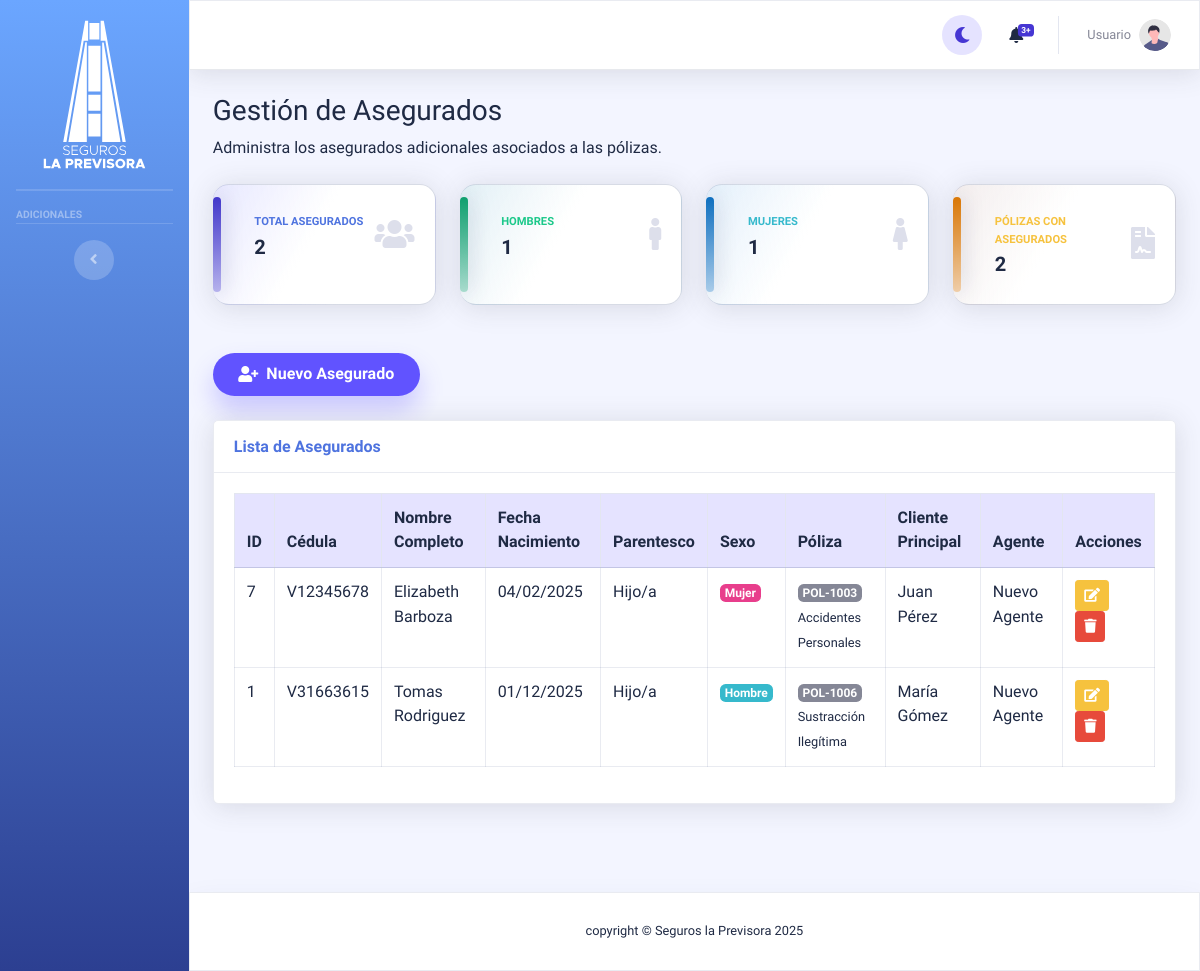
The page /vista/gestionAsegurado.php on the database as committed earlier.
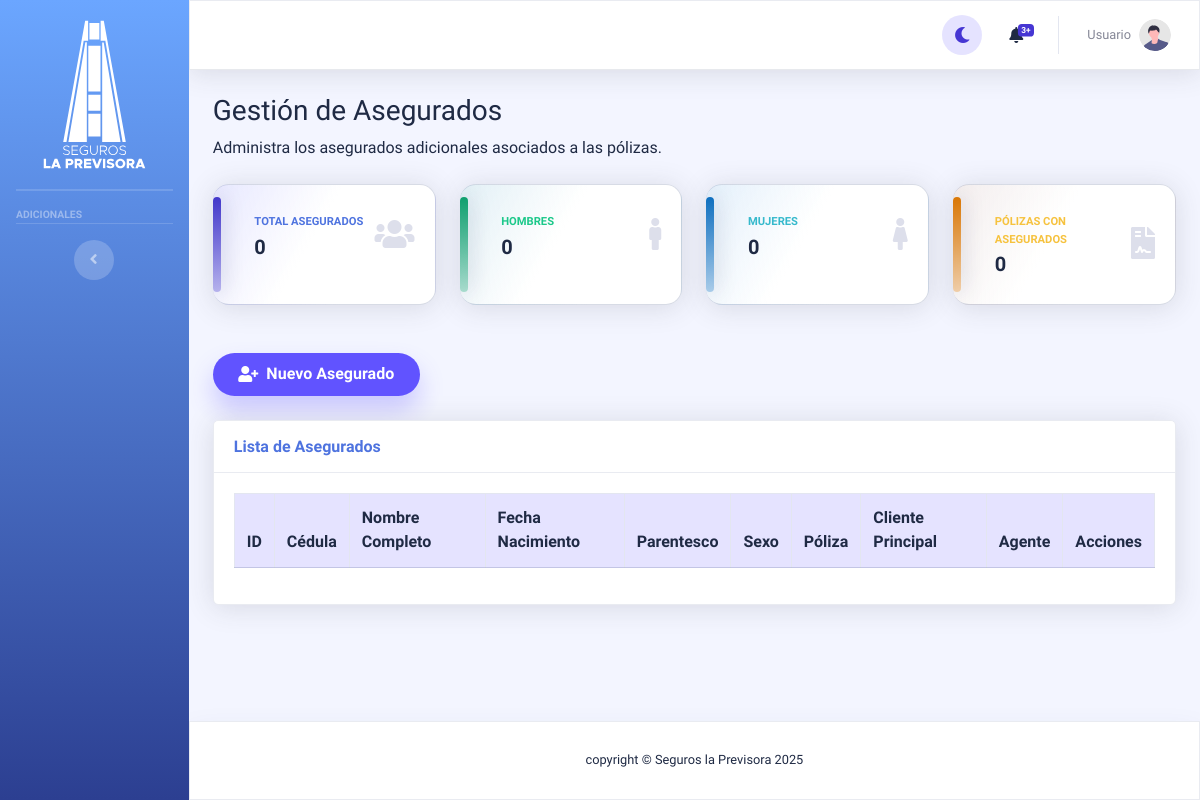
The same page on the database as committed later.
### tables this page shows
CREATE TABLE `asegurado` (
  `id_asegurado` int(10) UNSIGNED NOT NULL,
  `id_poliza` int(10) UNSIGNED NOT NULL,
  `cedula` varchar(20) DEFAULT NULL,
  `nombre` varchar(100) NOT NULL,
  `apellido` varchar(100) NOT NULL,
  `fecha_nacimiento` date NOT NULL,
  `parentesco` varchar(100) DEFAULT NULL,
  `sexo` enum('M','F') NOT NULL
);

CREATE TABLE `poliza` (
  `id_poliza` int(10) UNSIGNED NOT NULL,
  `numero_poliza` varchar(50) NOT NULL,
  `estado` varchar(50) NOT NULL,
  `id_cliente` int(10) UNSIGNED NOT NULL,
  `cedula_agente` varchar(20) NOT NULL,
  `id_tipo_poliza` int(10) UNSIGNED NOT NULL
);

CREATE TABLE `tipo_poliza` (
  `id_tipo_poliza` int(10) UNSIGNED NOT NULL,
  `nombre` varchar(200) NOT NULL,
  `id_categoria` int(10) UNSIGNED NOT NULL
);

CREATE TABLE `agente` (
  `cedula_agente` varchar(20) NOT NULL,
  `nombre` varchar(100) NOT NULL,
  `apellido` varchar(100) NOT NULL,
  `telefono` varchar(20) DEFAULT NULL
);

### modelo/modeloAsegurado.php (called while the page is built, shortened)
<?php
require_once dirname(__DIR__) . '/config/conexion.php';
class ModeloAsegurado {
    private $db;
    public function __construct() {
        try {
            require_once dirname(__DIR__) . '/config/conexion.php';
            $base_datos = new Base_Datos();
            $this->db = $base_datos->Conexion_Base_Datos();
        } catch (Exception $e) {
            error_log('ERROR ModeloAsegurado: ' . $e->getMessage());
            error_log('ERROR Traza: ' . $e->getTraceAsString());
            throw $e;
        }
    }
    public function obtenerAseguradosCompletos(?string $cedula_agente = null) {
        try {
            $sql = "SELECT
                        a.id_asegurado,
                        a.cedula,
                        a.nombre,
                        a.apellido,
                        a.fecha_nacimiento,
                        a.parentesco,
                        a.sexo,
                        a.id_poliza,
                        p.numero_poliza,
                        p.cedula_agente,
                        ag.nombre AS agente_nombre,
                        ag.apellido AS agente_apellido,
                        tp.nombre AS tipo_poliza,
                        cp.nombre AS categoria_poliza,
                        CONCAT(cl.nombre, ' ', cl.apellido) AS cliente_principal
                    FROM asegurado a
                    JOIN poliza p ON a.id_poliza = p.id_poliza
                    JOIN tipo_poliza tp ON p.id_tipo_poliza = tp.id_tipo_poliza
                    JOIN categoria_poliza cp ON tp.id_categoria = cp.id_categoria
                    LEFT JOIN agente ag ON p.cedula_agente = ag.cedula_agente
                    JOIN cliente cl ON p.id_cliente = cl.id_cliente
                    WHERE 1=1";
            $sql .= " ORDER BY a.apellido, a.nombre";
            $stmt = $this->db->prepare($sql);
            $stmt->execute();
            return $stmt->fetchAll(PDO::FETCH_ASSOC);
        } catch (PDOException $e) {
            error_log('Error obtenerAseguradosCompletos: ' . $e->getMessage());
            return [];
        }
    }
}
?>

### config/conexion.php (called while the page is built, shortened)
<?php
class Base_Datos {
    private $Nombre_Servidor = "localhost";
    private $Nombre_Base_Datos = "seguros_la_previsora";
    private $Nombre_Usuario = "root";
    private $Pass = "";
    public function Conexion_Base_Datos() {
        $this->Conexion = null;
        try {
            $dsn = "mysql:host=" . $this->Nombre_Servidor . ";dbname=" . $this->Nombre_Base_Datos . ";charset=utf8";
            $this->Conexion = new PDO($dsn, $this->Nombre_Usuario, $this->Pass);
            $this->Conexion->setAttribute(PDO::ATTR_ERRMODE, PDO::ERRMODE_EXCEPTION);
            $this->Conexion->setAttribute(PDO::ATTR_DEFAULT_FETCH_MODE, PDO::FETCH_ASSOC);
        } catch(PDOException $e) {
            echo "Error de Conexión: " . $e->getMessage();
            exit;
        }
        return $this->Conexion;
    }
}
?>

### vista/gestionAsegurado.php (the view, shortened to what the rows shown need)
<?php
require_once dirname(__DIR__) . '/modelo/ModeloAsegurado.php';
require_once 'parte_superior.php';
$modeloAsegurado = new ModeloAsegurado();
$esAgente = false;
$cedulaUsuario = '';
$cedulaAgenteFiltro = $esAgente ? $cedulaUsuario : null;
$asegurados = $modeloAsegurado->obtenerAseguradosCompletos($cedulaAgenteFiltro);
?>
<div class="container-fluid">
    <h1 class="h3 mb-2 text-gray-800">Gestión de Asegurados</h1>
    <div class="card shadow mb-4">
        <div class="card-body">
            <div class="table-responsive">
                <table class="table table-bordered" id="dataTableAsegurados" width="100%" cellspacing="0">
                    <thead>
                        <tr>
                            <th>ID</th>
                            <th>Cédula</th>
                            <th>Nombre Completo</th>
                            <th>Fecha Nacimiento</th>
                            <th>Parentesco</th>
                            <th>Sexo</th>
                            <th>Póliza</th>
                            <th>Cliente Principal</th>
                            <th>Agente</th>
                            <th>Acciones</th>
                        </tr>
                    </thead>
                    <tbody>
                        <?php foreach ($asegurados as $asegurado): ?>
                        <tr>
                            <td><?php echo $asegurado['id_asegurado']; ?></td>
                            <td><?php echo $asegurado['cedula'] ?: 'No especificada'; ?></td>
                            <td><?php echo htmlspecialchars($asegurado['nombre'] . ' ' . $asegurado['apellido']); ?></td>
                            <td><?php echo date('d/m/Y', strtotime($asegurado['fecha_nacimiento'])); ?></td>
                            <td><?php echo $asegurado['parentesco'] ?: 'No especificado'; ?></td>
                            <td>
                                <?php if ($asegurado['sexo'] == 'M'): ?>
                                    <span class="badge badge-info">Hombre</span>
                                <?php else: ?>
                                    <span class="badge badge-pink">Mujer</span>
                                <?php endif; ?>
                            </td>
                            <td>
                                <span class="badge badge-secondary">
                                    <?php echo htmlspecialchars($asegurado['numero_poliza']); ?>
                                </span><br>
                                <small><?php echo htmlspecialchars($asegurado['tipo_poliza']); ?></small>
                            </td>
                            <td><?php echo htmlspecialchars($asegurado['cliente_principal']); ?></td>
                            <td>
                                <?php if ($asegurado['agente_nombre']): ?>
                                    <?php echo htmlspecialchars($asegurado['agente_nombre'] . ' ' . $asegurado['agente_apellido']); ?>
                                <?php else: ?>
                                    <span class="text-muted">Sin agente</span>
                                <?php endif; ?>
                            </td>
                            <td>
                                <button class="btn btn-sm btn-warning btn-editar"
                                        data-id="<?php echo $asegurado['id_asegurado']; ?>"
                                        data-cedula="<?php echo htmlspecialchars($asegurado['cedula']); ?>"
                                        data-nombre="<?php echo htmlspecialchars($asegurado['nombre']); ?>"
                                        data-apellido="<?php echo htmlspecialchars($asegurado['apellido']); ?>"
                                        data-fecha-nacimiento="<?php echo $asegurado['fecha_nacimiento']; ?>"
                                        data-parentesco="<?php echo htmlspecialchars($asegurado['parentesco']); ?>"
                                        data-sexo="<?php echo $asegurado['sexo']; ?>"
                                        title="Editar">
                                    <i class="fas fa-edit"></i>
                                </button>
                                <form method="POST" action="controlador/controladorAsegurado.php" style="display:inline;">
                                    <button type="submit" class="btn btn-sm btn-danger"
                                            onclick="return confirm('¿Está seguro de eliminar a <?php echo htmlspecialchars($asegurado['nombre'] . ' ' . $asegurado['apellido']); ?>?')"
                                            title="Eliminar">
                                        <i class="fas fa-trash"></i>
                                    </button>
                                </form>
                            </td>
                        </tr>
                        <?php endforeach; ?>
                    </tbody>
                </table>
            </div>
        </div>
    </div>
</div>
<?php
require_once 'parte_inferior.php';
?>

Rows that differ between the two databases and show on the page:
removed asegurado: id_asegurado "7", cedula "V12345678", nombre+apellido "Elizabeth Barboza", fecha_nacimiento "04/02/2025", parentesco "Hijo/a", sexo "Mujer", id_poliza.numero_poliza "POL-1003", tipo_poliza.nombre "Accidentes Personales", cliente_principal "Juan Pérez", agente.nombre+apellido "Nuevo Agente"
removed asegurado: id_asegurado "1", cedula "V31663615", nombre+apellido "Tomas Rodriguez", fecha_nacimiento "01/12/2025", parentesco "Hijo/a", sexo "Hombre", id_poliza.numero_poliza "POL-1006", tipo_poliza.nombre "Sustracción Ilegítima", cliente_principal "María Gómez", agente.nombre+apellido "Nuevo Agente"
Other text that changed with them:
$estadisticas['total_asegurados']: "2" → "0"
$estadisticas['hombres']: "1" → "0"
$estadisticas['mujeres']: "1" → "0"
$estadisticas['polizas_con_asegurados']: "2" → "0"
